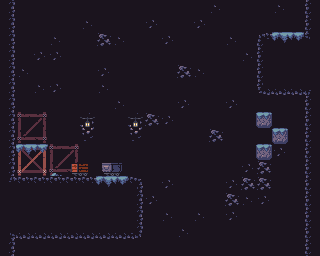

Rendered tile map (Tiled .tmx) drawn with the repository's tilesets; below, a short description and the full map source, tile grids included:
An orthogonal 20x16 tile map with 16x16 px tiles, 4 tile layers (Background, Collision, Destructible, Decorations), 2 tilesets.

<map version="1.8" tiledversion="1.8.5" orientation="orthogonal" renderorder="right-down" width="20" height="16" tilewidth="16" tileheight="16" infinite="0" nextlayerid="5" nextobjectid="1">
 <tileset firstgid="1" source="../tilesets/Underground Mine.tsx" />
 <tileset firstgid="301" source="../tilesets/Terrain.tsx" />
 <layer id="1" name="Background" width="20" height="16">
  <data encoding="csv">
52,52,52,52,52,52,52,52,52,52,52,52,52,47,52,52,52,47,52,52,
52,52,52,52,52,47,52,52,52,45,52,52,45,52,52,52,52,52,52,52,
52,52,52,47,52,52,43,47,52,52,45,52,52,52,47,52,52,52,52,52,
52,52,45,45,52,52,52,52,52,52,52,52,52,52,52,47,52,52,52,52,
52,47,52,52,52,52,45,52,52,52,52,43,47,52,52,52,52,52,52,52,
52,52,47,45,52,52,47,52,52,52,52,52,52,52,52,52,52,52,52,52,
52,52,52,52,52,52,52,47,52,52,52,45,52,52,45,52,52,52,52,52,
52,132,133,52,52,52,52,52,52,43,45,52,52,52,52,52,52,52,52,52,
52,157,158,52,52,52,52,52,52,52,52,52,52,43,52,52,52,52,52,52,
52,52,52,132,133,52,52,52,52,52,52,52,52,52,52,52,47,45,52,52,
52,52,52,157,158,52,52,52,52,52,52,52,52,52,52,45,43,52,52,52,
52,52,52,52,52,52,52,52,52,52,45,52,52,52,45,43,43,52,52,52,
52,52,52,52,52,52,52,52,52,45,52,52,52,52,43,47,45,52,52,52,
52,52,52,52,52,52,52,52,52,52,47,52,47,52,45,52,52,52,52,52,
52,52,52,52,52,52,52,52,52,52,52,47,52,52,52,52,52,52,52,52,
52,52,52,52,52,52,52,52,52,52,52,52,52,52,52,52,52,52,52,52
</data>
 </layer>
 <layer id="2" name="Collision" width="20" height="16">
  <data encoding="csv">
120,0,0,0,0,0,0,0,0,0,0,0,0,0,0,0,0,0,0,118,
120,0,0,0,0,0,0,0,0,0,0,0,0,0,0,0,0,0,0,118,
120,0,0,0,0,0,0,0,0,0,0,0,0,0,0,0,93,94,94,149,
120,0,0,0,0,0,0,0,0,0,0,0,0,0,0,0,118,52,52,52,
120,0,0,0,0,0,0,0,0,0,0,0,0,0,0,0,118,52,52,52,
120,0,0,0,0,0,0,0,0,0,0,0,0,0,0,0,143,98,98,99,
120,0,0,0,0,0,0,0,0,0,0,0,0,0,0,0,0,0,0,118,
120,0,0,0,0,0,0,0,0,0,0,0,0,0,0,0,0,0,0,118,
120,0,0,0,0,0,0,0,0,0,0,0,0,0,0,0,0,0,0,118,
120,127,128,0,0,0,0,0,0,0,0,0,0,0,0,0,0,0,0,118,
120,152,153,0,0,0,0,0,0,0,0,0,0,0,0,0,0,0,0,118,
147,94,94,94,94,94,94,94,95,0,0,0,0,0,0,0,0,0,0,118,
52,52,52,52,52,52,52,52,120,0,0,0,0,0,0,0,0,0,0,118,
52,52,52,52,52,52,52,52,120,0,0,0,0,0,0,0,0,0,0,118,
97,144,144,144,144,144,144,144,145,0,0,0,0,0,0,0,0,0,0,118,
120,0,0,0,0,0,0,0,0,0,0,0,0,0,0,0,0,0,0,118
</data>
 </layer>
 <layer id="4" name="Destructible" width="20" height="16">
  <data encoding="csv">
0,0,0,0,0,0,0,0,0,0,0,0,0,0,0,0,0,0,0,0,
0,0,0,0,0,0,0,0,0,0,0,0,0,0,0,0,0,0,0,0,
0,0,0,0,0,0,0,0,0,0,0,0,0,0,0,0,0,0,0,0,
0,0,0,0,0,0,0,0,0,0,0,0,0,0,0,0,0,0,0,0,
0,0,0,0,0,0,0,0,0,0,0,0,0,0,0,0,0,0,0,0,
0,0,0,0,0,0,0,0,0,0,0,0,0,0,0,0,0,0,0,0,
0,0,0,0,0,0,0,0,0,0,0,0,0,0,0,0,0,0,0,0,
0,0,0,0,0,0,0,0,0,0,0,0,0,0,0,0,679,0,0,0,
0,0,0,0,0,0,0,0,0,0,0,0,0,0,0,0,0,679,0,0,
0,0,0,0,0,0,0,0,0,0,0,0,0,0,0,0,679,0,0,0,
0,0,0,0,0,0,0,0,0,0,0,0,0,0,0,0,0,0,0,0,
0,0,0,0,0,0,0,0,0,0,0,0,0,0,0,0,0,0,0,0,
0,0,0,0,0,0,0,0,0,0,0,0,0,0,0,0,0,0,0,0,
0,0,0,0,0,0,0,0,0,0,0,0,0,0,0,0,0,0,0,0,
0,0,0,0,0,0,0,0,0,0,0,0,0,0,0,0,0,0,0,0,
0,0,0,0,0,0,0,0,0,0,0,0,0,0,0,0,0,0,0,0
</data>
 </layer>
 <layer id="3" name="Decorations" width="20" height="16">
  <data encoding="csv">
0,0,0,0,0,0,0,0,0,0,0,0,0,0,0,0,0,0,0,0,
0,0,0,0,0,0,0,0,0,0,0,0,0,0,0,0,0,0,0,0,
0,0,0,0,0,0,0,0,0,0,0,0,0,0,0,0,0,335,336,0,
0,0,0,0,0,0,0,0,0,0,0,0,0,0,0,0,0,0,0,0,
0,0,0,0,0,0,0,0,0,0,0,0,0,0,0,0,0,0,0,0,
0,0,0,0,0,0,0,0,0,0,0,0,0,0,0,0,0,0,0,0,
0,0,0,0,0,0,0,0,0,0,0,0,0,0,0,0,0,0,0,0,
0,0,0,0,0,196,0,0,196,0,0,0,0,0,0,0,0,0,0,0,
0,0,0,0,0,221,0,0,221,0,0,0,0,0,0,0,0,0,0,0,
0,335,336,0,0,0,0,0,0,0,0,0,0,0,0,0,0,0,0,0,
0,0,0,343,261,262,255,256,0,0,0,0,0,0,0,0,0,0,0,0,
0,0,0,0,0,0,335,336,0,0,0,0,0,0,0,0,0,0,0,0,
0,0,0,0,0,0,0,0,0,0,0,0,0,0,0,0,0,0,0,0,
0,0,0,0,0,0,0,0,0,0,0,0,0,0,0,0,0,0,0,0,
0,0,0,0,0,0,0,0,0,0,0,0,0,0,0,0,0,0,0,0,
0,0,0,0,0,0,0,0,0,0,0,0,0,0,0,0,0,0,0,0
</data>
 </layer>
</map>
